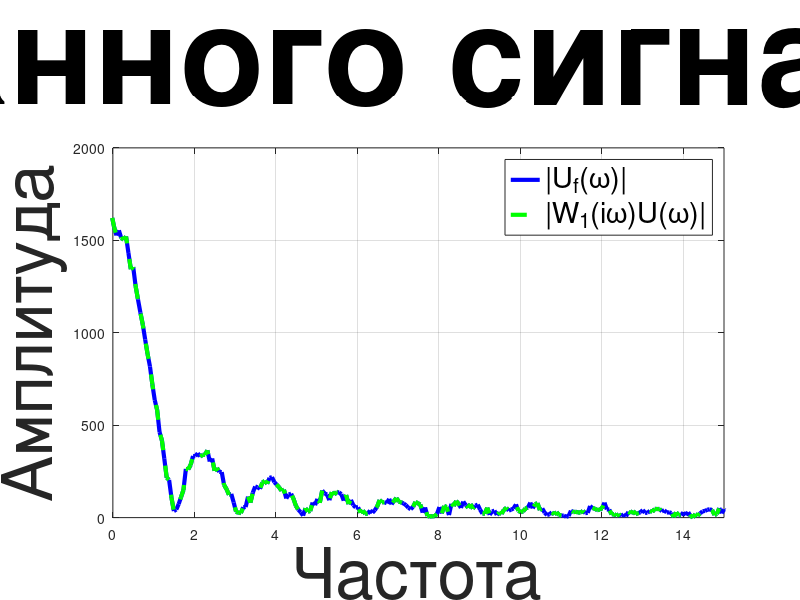

MATLAB code to generate this figure: (Note: this script raises an error after producing the figure.)
% проварьировать a, T

a = 4;
b = 0.5;
d = 5;
c = 0;

T = 0.1;
dt = 0.01;
t1 = 3;
t2 = 7;
t = t1 - 3 : dt : t2 + 100;
%t = t1-3: dt: t2+3;

g = zeros(size(t));
g(t >= t1 & t <= t2) = a;
xi = 2*rand(size(t))- 1;
u = g + b*xi + c*sin(d*t);

f = figure;

%plot(t, u, 'r', 'LineWidth', 3); hold on;
%plot(t, g, 'k--', 'LineWidth', 3);
%xlabel('Время t', 'FontSize', 50); ylabel('Значения', "FontSize", 50);
%title('Исходный и зашумленный сигналы', 'FontSize', 100);
%legend('Зашумленный сигнал u(t)', 'Исходный g(t)', "FontSize", 22);
%grid on;

w1 = tf(1, [T, 1]);
w2 = tf(1, [1, 1]);
w = 0:0.01:80;
[mag1, phase1] = bode(w1, w);
[mag2, phase2] = bode(w2, w);

%plot(w, squeeze(mag1), 'b', 'LineWidth', 3); hold on;
%plot(w, squeeze(mag2), 'r', 'LineWidth', 3);
%xlabel('Частота', 'FontSize', 50); ylabel('Амплитуда', "FontSize", 50);
%title('АЧХ фильтра', 'FontSize', 75);
%legend('АЧХ фильтра при T = 0.1', 'АЧХ фильтра при T = 1', "FontSize", 22);
%grid on;

u_filtered = lsim(w1, u, t);

%plot(t, g, 'k--', 'LineWidth', 4); hold on;
%plot(t, u, 'r', 'LineWidth', 2);
%plot(t, u_filtered, 'b', 'LineWidth', 2);
%legend('Исходный сигнал g(t)', 'Зашумленный сигнал u(t)', 'Фильтрованный сигнал', "FontSize", 21);
%xlabel('Время t', 'FontSize', 50); ylabel('Значения', 'FontSize', 50);
%title('Сравнение сигналов', 'FontSize', 100);
%xlim([0, 10]);
%grid on;

N = length(t);
omega = 2*pi*(-N/2:N/2-1) / (N * dt);

U = fftshift(fft(u, N));
G = fftshift(fft(g, N));
U_filt = fftshift(fft(u_filtered, N));


%plot(omega ,abs(G), 'k', 'LineWidth', 3); hold on;
%plot(omega, abs(U), 'r-.', 'LineWidth', 5);
%plot(omega, abs(U_filt), 'b', 'LineWidth', 2);
%legend('|G(ω)|', '|U(ω)|', '|Uf(ω)|', 'FontSize', 21);
%xlabel('Частота', "FontSize", 50); ylabel('Амплитуда', 'FontSize', 50);
%title('Модули Фурье-образов', 'FontSize', 100);
%xlim([0 25]); % Ограничиваем частоты для наглядности
%grid on;

% Вычисление и сравнение модуля фильтр сигнала и модуля W1(iω) * Û(ω)
[mag, phase, ~] = bode(w1, omega);
wu_abs = squeeze(mag) .* abs(U)';

plot(omega, abs(U_filt), 'b', 'LineWidth', 3); hold on;
plot(omega, wu_abs, 'g--', 'LineWidth', 3);
legend('|U_f(ω)|', '|W_1(iω)U(ω)|', 'FontSize', 21);
xlabel('Частота', 'FontSize', 50);
ylabel('Амплитуда', 'FontSize', 50);
title('Сравнение Фурье фильтрованного сигнала и произведения W(iω)U(ω)', 'FontSize', 100);
xlim([0 15]);
grid on;

% Обратное преобразование Фурье W1(iω) ⋅ Û(ω)
wu = zeros(size(omega));
for i = 1:length(omega)
    wu(i) = evalfr(w1, 1i * omega(i)) * U(i);  % evalfr вычисляет значение на jω
end
wu_time = ifft(ifftshift(wu));

% Сравнительные графики
%plot(t, u_filtered, 'b', 'LineWidth', 3); hold on;
%plot(t, wu_time, 'g--', 'LineWidth', 3);
%legend('Фильтрованный сигнал', 'Обратное Фурье W_1(iω)U(ω)', 'FontSize', 18);
%xlabel('Время t', 'FontSize', 50); ylabel('Значения', 'FontSize', 50);
%title('Сравнение фильтрованного сигнала и обратного преобразования Фурье', 'FontSize', 100);
%xlim([0 10]);
%grid on;

set(gcf, 'PaperPositionMode', 'auto');
set(gcf, 'Position', [100, 100, 1800, 1000]);
set(gca, 'FontSize', 20, 'GridLineWidth', 3, 'LineWidth', 2);
exportgraphics(f, "images\14.jpg")
